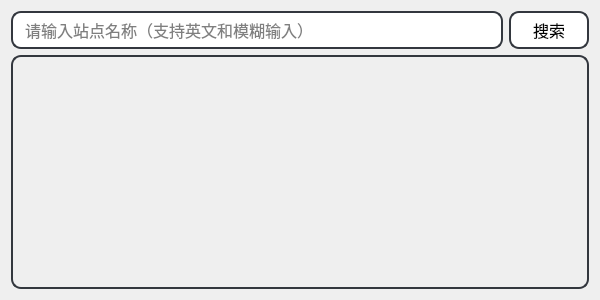
<?xml version="1.0" encoding="UTF-8"?>
<ui version="4.0">
 <class>search_dialog</class>
 <widget class="QDialog" name="search_dialog">
  <property name="windowModality">
   <enum>Qt::NonModal</enum>
  </property>
  <property name="enabled">
   <bool>true</bool>
  </property>
  <property name="geometry">
   <rect>
    <x>0</x>
    <y>0</y>
    <width>600</width>
    <height>300</height>
   </rect>
  </property>
  <property name="sizePolicy">
   <sizepolicy hsizetype="Fixed" vsizetype="Fixed">
    <horstretch>0</horstretch>
    <verstretch>6</verstretch>
   </sizepolicy>
  </property>
  <property name="font">
   <font>
    <family>黑体</family>
    <pointsize>12</pointsize>
   </font>
  </property>
  <property name="windowTitle">
   <string>鹅山通</string>
  </property>
  <property name="windowIcon">
   <iconset>
    <normaloff>icon.svg</normaloff>icon.svg</iconset>
  </property>
  <property name="layoutDirection">
   <enum>Qt::LeftToRight</enum>
  </property>
  <property name="sizeGripEnabled">
   <bool>false</bool>
  </property>
  <layout class="QVBoxLayout" name="verticalLayout" stretch="100,618">
   <property name="spacing">
    <number>6</number>
   </property>
   <property name="sizeConstraint">
    <enum>QLayout::SetDefaultConstraint</enum>
   </property>
   <item>
    <layout class="QHBoxLayout" name="horizontalLayout_2" stretch="618,100">
     <item>
      <widget class="QLineEdit" name="searchText">
       <property name="sizePolicy">
        <sizepolicy hsizetype="Minimum" vsizetype="Preferred">
         <horstretch>0</horstretch>
         <verstretch>0</verstretch>
        </sizepolicy>
       </property>
       <property name="font">
        <font>
         <family>黑体</family>
         <pointsize>12</pointsize>
        </font>
       </property>
       <property name="styleSheet">
        <string notr="true">QLineEdit {
    border: 2px solid #33373E;     
    border-radius: 10px;            
    padding-left: 10px;             
    padding-right: 10px;          
    color: #000000;                 
    background-color: #FFFFFF;      
}
</string>
       </property>
       <property name="text">
        <string/>
       </property>
       <property name="placeholderText">
        <string>请输入站点名称（支持英文和模糊输入）</string>
       </property>
       <property name="cursorMoveStyle">
        <enum>Qt::LogicalMoveStyle</enum>
       </property>
      </widget>
     </item>
     <item>
      <widget class="QPushButton" name="pushButton">
       <property name="sizePolicy">
        <sizepolicy hsizetype="Expanding" vsizetype="Expanding">
         <horstretch>0</horstretch>
         <verstretch>0</verstretch>
        </sizepolicy>
       </property>
       <property name="sizeIncrement">
        <size>
         <width>0</width>
         <height>0</height>
        </size>
       </property>
       <property name="baseSize">
        <size>
         <width>0</width>
         <height>0</height>
        </size>
       </property>
       <property name="font">
        <font>
         <family>黑体</family>
         <pointsize>12</pointsize>
        </font>
       </property>
       <property name="styleSheet">
        <string notr="true">QPushButton {
	border-radius: 10px;
	border: 2px solid #33373E;
    background-color: #FFFFFF;      
}
QPushButton:hover {
    background-color: rgb(209, 209, 209);
}
QPushButton:pressed {
    background-color: rgb(190, 190, 190); 
}</string>
       </property>
       <property name="text">
        <string>搜索</string>
       </property>
      </widget>
     </item>
    </layout>
   </item>
   <item>
    <widget class="QScrollArea" name="scrollArea">
     <property name="styleSheet">
      <string notr="true">#scrollArea {
	border-radius: 10px;
	border: 2px solid #33373E;
	border-style: solid;
	padding: 10px;
}
QScrollBar:vertical {
border: none;
width: 10px;
margin: 0px 0 0px 0;
}
QScrollBar::handle:vertical {
background: Gainsboro;
min-height: 20px;
border-radius: 5px;
border: none;
}
QScrollBar::add-line:vertical {
border: 0px solid grey;
height: 0px;
subcontrol-position: bottom;
subcontrol-origin: margin;
}
QScrollBar::sub-line:vertical {
border: 0px solid grey;
height: 0px;
subcontrol-position: top;
subcontrol-origin: margin;
}
QScrollBar::add-page:vertical, QScrollBar::sub-page:vertical {
background: none;
width: 0px;
height: 0px;
}
QScrollBar::handle:vertical:hover,QScrollBar::handle:vertical:pressed{
background: rgb(209, 209, 209);
min-height: 20px;
border-radius: 5px;
border: none;
}</string>
     </property>
     <property name="widgetResizable">
      <bool>true</bool>
     </property>
     <widget class="QWidget" name="scrollAreaWidgetContents">
      <property name="geometry">
       <rect>
        <x>0</x>
        <y>0</y>
        <width>558</width>
        <height>214</height>
       </rect>
      </property>
     </widget>
    </widget>
   </item>
  </layout>
 </widget>
 <resources/>
 <connections/>
</ui>
